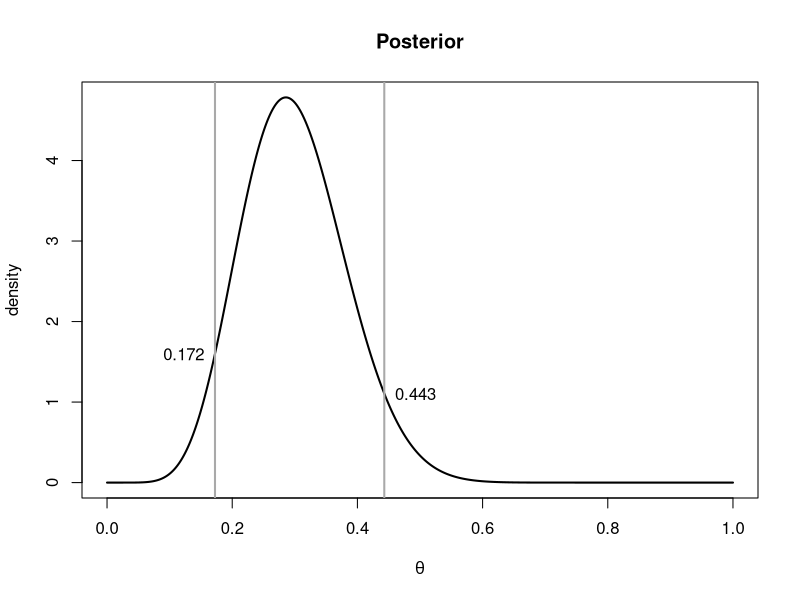
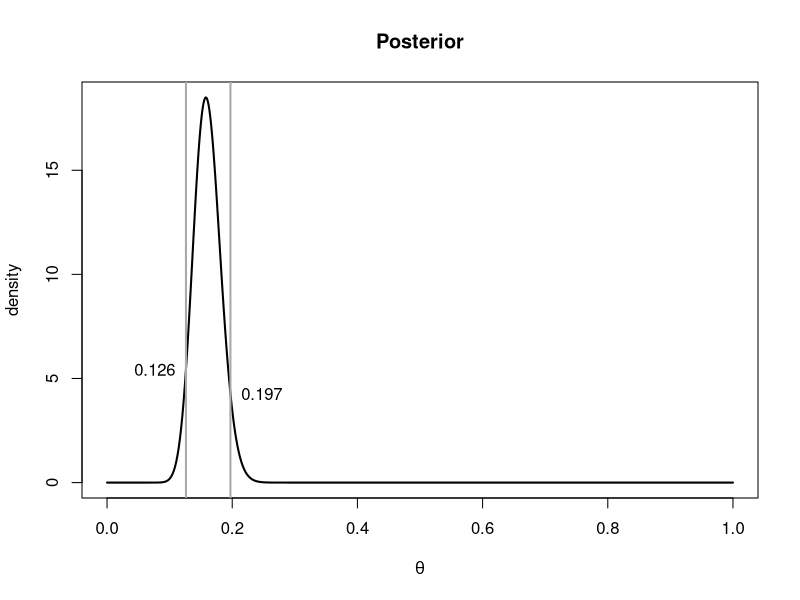

Source code (R) for these figures, in order:
## ---- chunk 1
prior_a <- 1
prior_b <- 1

x <- 8
n <- 28

a_star <- prior_a + x
b_star <- prior_b + n - x

Theta <- seq(0,1,length.out=1001)
posterior <- dbeta(Theta, shape1=a_star, shape2=b_star)

interval <- c(qbeta(.05,shape1=a_star,shape2=b_star), qbeta(.95,shape1=a_star,shape2=b_star))
interval
## ---- chunk 2
plot(Theta,posterior, xlab=expression(theta),ylab='density',main='Posterior',type='l',lwd=2)
abline(v=interval,col='darkgrey',lwd=2)
text(interval[1]-.05, dbeta(interval[1],a_star,b_star), round(interval[1], 3))
text(interval[2]+.05, dbeta(interval[2],a_star,b_star), round(interval[2], 3))
## ---- chunk 3
prior_a <- 2
prior_b <- 18

prior_a / (prior_a + prior_b)
## ---- chunk 4
n <- 267
x <- 44

a_star <- prior_a + x
b_star <- prior_b + n - x

Theta <- seq(0,1,length.out=1001)
posterior <- dbeta(Theta, shape1=a_star, shape2=b_star)

interval <- c(qbeta(.05,shape1=a_star,shape2=b_star), qbeta(.95,shape1=a_star,shape2=b_star))
interval
## ---- chunk 5
plot(Theta,posterior, xlab=expression(theta),ylab='density',main='Posterior',type='l',lwd=2)
abline(v=interval,col='darkgrey',lwd=2)
text(interval[1]-.05, dbeta(interval[1],a_star,b_star), round(interval[1], 3))
text(interval[2]+.05, dbeta(interval[2],a_star,b_star), round(interval[2], 3))
## ---- chunk 6

## ---- chunk 7

## ---- chunk 8

## ---- chunk 9

## ---- chunk 10

## ---- chunk 11

## ---- chunk 12

## ---- chunk 13

## ---- chunk 14

## ---- chunk 15

